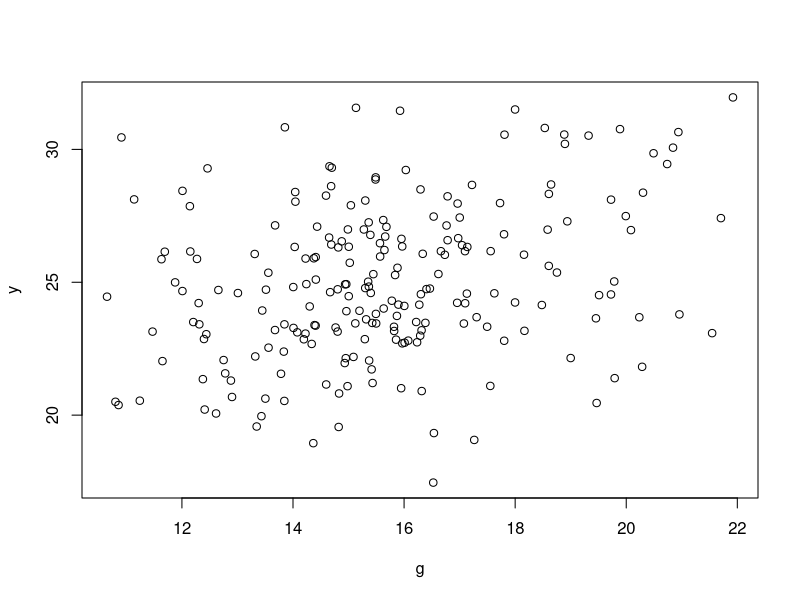

Source code (R):
## ---- chunk 1
setwd("D:\\ANU\\2016S1\\STAT8027\\stat8027")
gdp <- read.csv("gdp2013.csv")
labor <- read.csv("labor2013.csv")
## ---- chunk 2
y<-as.matrix(na.omit(log(gdp[,3])))
g<-as.matrix(na.omit(log(labor[,3])))

plot(g,y)

## ---- chunk 3
i <- as.matrix(rep(1,length(g)))
x <- cbind(i,g)
beta <- solve(t(x)%*%x)%*%t(x)%*%y
beta
## ---- chunk 4
lr <- lm(y~g)
summary(lr)
lr$coefficients
